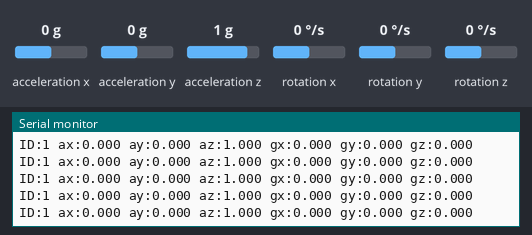
Bench run of a sketch on a simulated Arduino Nano 33 BLE. Parts: the last lines printed to the serial monitor. The test bench sets the inputs (shaded band); at power-on: acceleration x 0 g, acceleration y 0 g, acceleration z 1 g, rotation x 0 °/s, rotation y 0 °/s, rotation z 0 °/s. Nothing arrives over Bluetooth unless stated.

Above: at 1.2 s.
1.3 s: acceleration x set to -1.4 g
At 1.32 s:
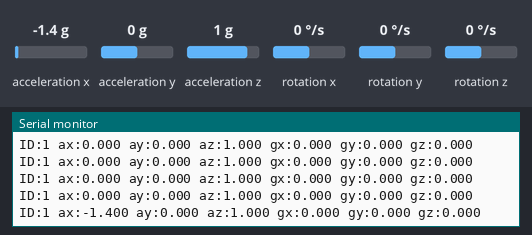
2.8 s: acceleration y set to -1.4 g
At 2.82 s:
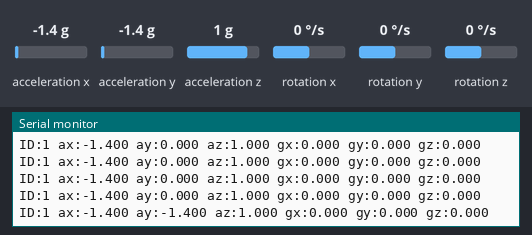
4.3 s: acceleration z set to -1.4 g
At 4.32 s:
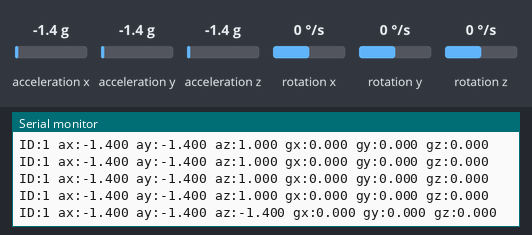
5.8 s: rotation x set to -192 °/s
At 5.82 s:
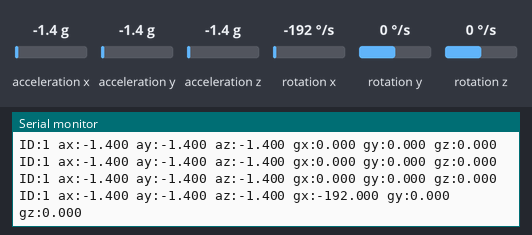
7.3 s: rotation y set to -192 °/s
At 7.32 s:
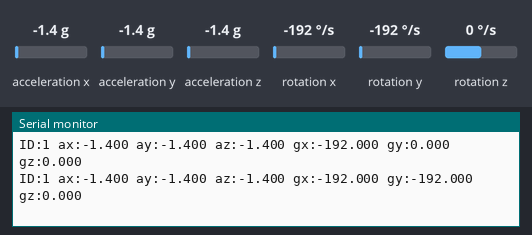

The sketch:

GymBud_IMU_Node_CH.ino
```cpp
// GymBud_IMU_Node_.ino
// Common IMU + BLE peripheral code for Seeed XIAO nRF52840 Sense
// Change NODE_ID and DEVICE_NAME before uploading to each sensor board.

// ---------- CONFIG ----------
#define NODE_ID      1                  // 1 = left wrist, 2 = right wrist, 3 = chest
#define DEVICE_NAME  "GymBud_CH"        // will appear in BLE scanner

const float SAMPLE_RATE_HZ = 20.0f;     // IMU sample rate (20 Hz)
const unsigned long SAMPLE_INTERVAL_MS = (unsigned long)(1000.0f / SAMPLE_RATE_HZ);

// ---------- LIBRARIES ----------
#include <ArduinoBLE.h>
#include <Arduino_BMI270_BMM150.h>      // IMU driver for XIAO nRF52840 Sense

// ---------- BLE UUIDs (custom, must MATCH central) ----------
const char* IMU_SERVICE_UUID = "7b8f0001-0000-4f79-a1af-59c5d5f0a001";
const char* IMU_CHAR_UUID    = "7b8f0002-0000-4f79-a1af-59c5d5f0a001";

// IMU payload: ax, ay, az, gx, gy, gz (floats) + nodeID (uint8)
struct ImuPacket {
  float ax;
  float ay;
  float az;
  float gx;
  float gy;
  float gz;
  uint8_t nodeId;
};

// BLE service + characteristic
BLEService imuService(IMU_SERVICE_UUID);
BLECharacteristic imuChar(
  IMU_CHAR_UUID,
  BLERead | BLENotify,
  sizeof(ImuPacket),
  true  // fixed length
);

unsigned long lastSampleMs = 0;

void setup() {
  // Serial for debugging
  Serial.begin(115200);
  while (!Serial) {
    ; // wait for Serial
  }
  Serial.println("GymBud IMU Node starting...");

  // --------- IMU INIT ---------
  if (!IMU.begin()) {
    Serial.println("Failed to initialize IMU (BMI270).");
    while (1) {
      delay(1000); // stop here if IMU fails
    }
  }
  Serial.println("IMU started.");

  // Optional: check which axes are available
  if (!IMU.accelerationAvailable() || !IMU.gyroscopeAvailable()) {
    Serial.println("Warning: IMU accel/gyro not fully available.");
  }

  // --------- BLE INIT ---------
  if (!BLE.begin()) {
    Serial.println("Failed to start BLE!");
    while (1) {
      delay(1000); // stop if BLE fails
    }
  }

  BLE.setLocalName(DEVICE_NAME);   // advertised device name
  BLE.setDeviceName(DEVICE_NAME);  // GAP device name
  BLE.setAdvertisedService(imuService);

  imuService.addCharacteristic(imuChar);
  BLE.addService(imuService);

  // initialize characteristic with zeros
  uint8_t empty[sizeof(ImuPacket)] = {0};
  imuChar.writeValue(empty, sizeof(empty));

  BLE.advertise();                 // start advertising
  Serial.print("BLE advertising as: ");
  Serial.println(DEVICE_NAME);
}

void loop() {
  // Keep BLE stack running
  BLE.poll();

  // Take a sample every SAMPLE_INTERVAL_MS
  unsigned long now = millis();
  if (now - lastSampleMs < SAMPLE_INTERVAL_MS) {
    return; // not yet time to sample
  }
  lastSampleMs = now;

  // --------- READ IMU ---------
  float ax, ay, az;
  float gx, gy, gz;

  if (IMU.accelerationAvailable()) {
    IMU.readAcceleration(ax, ay, az);   // g units
  } else {
    ax = ay = az = 0.0f;
  }

  if (IMU.gyroscopeAvailable()) {
    IMU.readGyroscope(gx, gy, gz);      // dps
  } else {
    gx = gy = gz = 0.0f;
  }

  // --------- FILL PACKET ---------
  ImuPacket pkt;
  pkt.ax     = ax;
  pkt.ay     = ay;
  pkt.az     = az;
  pkt.gx     = gx;
  pkt.gy     = gy;
  pkt.gz     = gz;
  pkt.nodeId = (uint8_t)NODE_ID;

  // --------- SEND OVER BLE ---------
  imuChar.writeValue((uint8_t*)&pkt, sizeof(pkt));

  // Optional: debug print over USB
  Serial.print("ID:");
  Serial.print(pkt.nodeId);
  Serial.print(" ax:");
  Serial.print(pkt.ax, 3);
  Serial.print(" ay:");
  Serial.print(pkt.ay, 3);
  Serial.print(" az:");
  Serial.print(pkt.az, 3);
  Serial.print(" gx:");
  Serial.print(pkt.gx, 3);
  Serial.print(" gy:");
  Serial.print(pkt.gy, 3);
  Serial.print(" gz:");
  Serial.println(pkt.gz, 3);
}
```

Measured:
- after the input at 1.3 s, the serial monitor: prints a new line at once (image 1)
- after the input at 2.8 s, the serial monitor: prints a new line at once (image 2)
- after the input at 4.3 s, the serial monitor: prints a new line at once (image 3)
- after the input at 5.8 s, the serial monitor: prints a new line at once (image 4)
- after the input at 7.3 s, the serial monitor: prints a new line at once (image 5)
